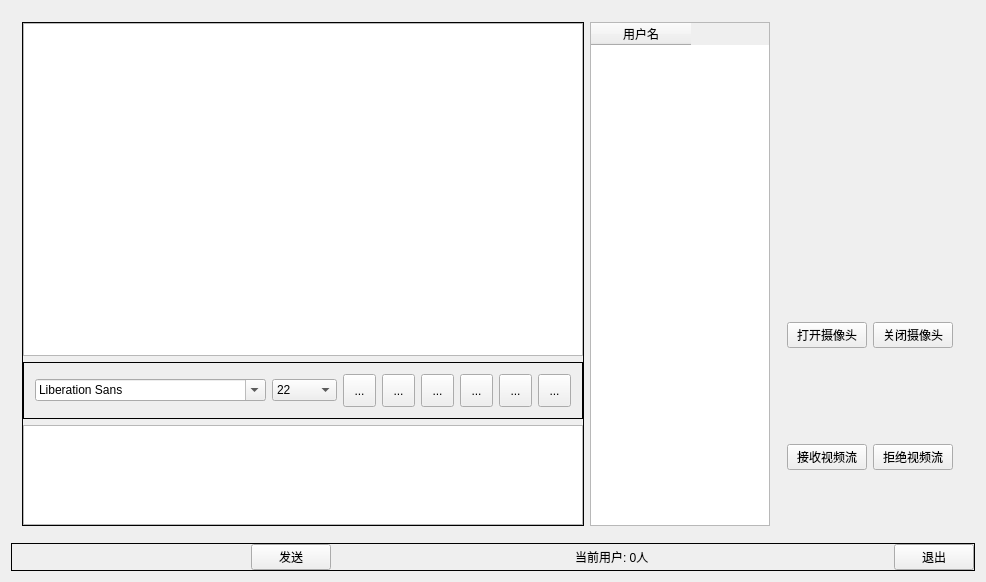
<?xml version="1.0" encoding="UTF-8"?>
<ui version="4.0">
 <class>Widget</class>
 <widget class="QWidget" name="Widget">
  <property name="geometry">
   <rect>
    <x>0</x>
    <y>0</y>
    <width>986</width>
    <height>582</height>
   </rect>
  </property>
  <property name="windowTitle">
   <string>Widget</string>
  </property>
  <layout class="QHBoxLayout" name="horizontalLayout_6">
   <item>
    <widget class="QWidget" name="widget_6" native="true">
     <layout class="QVBoxLayout" name="verticalLayout_3">
      <property name="leftMargin">
       <number>0</number>
      </property>
      <property name="topMargin">
       <number>0</number>
      </property>
      <property name="rightMargin">
       <number>0</number>
      </property>
      <property name="bottomMargin">
       <number>0</number>
      </property>
      <item>
       <widget class="QWidget" name="widget_4" native="true">
        <layout class="QHBoxLayout" name="horizontalLayout_4">
         <item>
          <widget class="QFrame" name="frame_3">
           <property name="frameShape">
            <enum>QFrame::Box</enum>
           </property>
           <layout class="QVBoxLayout" name="verticalLayout_2">
            <property name="leftMargin">
             <number>0</number>
            </property>
            <property name="topMargin">
             <number>0</number>
            </property>
            <property name="rightMargin">
             <number>0</number>
            </property>
            <property name="bottomMargin">
             <number>0</number>
            </property>
            <item>
             <widget class="QWidget" name="widget" native="true">
              <layout class="QVBoxLayout" name="verticalLayout">
               <property name="leftMargin">
                <number>0</number>
               </property>
               <property name="topMargin">
                <number>0</number>
               </property>
               <property name="rightMargin">
                <number>0</number>
               </property>
               <property name="bottomMargin">
                <number>0</number>
               </property>
               <item>
                <widget class="QTextBrowser" name="msgBrowser"/>
               </item>
              </layout>
             </widget>
            </item>
            <item>
             <widget class="QFrame" name="frame_2">
              <property name="frameShape">
               <enum>QFrame::Box</enum>
              </property>
              <layout class="QHBoxLayout" name="horizontalLayout">
               <item>
                <widget class="QFontComboBox" name="fontCbx"/>
               </item>
               <item>
                <widget class="QComboBox" name="sizeCbx">
                 <property name="currentIndex">
                  <number>14</number>
                 </property>
                 <item>
                  <property name="text">
                   <string>8</string>
                  </property>
                 </item>
                 <item>
                  <property name="text">
                   <string>9</string>
                  </property>
                 </item>
                 <item>
                  <property name="text">
                   <string>10</string>
                  </property>
                 </item>
                 <item>
                  <property name="text">
                   <string>11</string>
                  </property>
                 </item>
                 <item>
                  <property name="text">
                   <string>12</string>
                  </property>
                 </item>
                 <item>
                  <property name="text">
                   <string>13</string>
                  </property>
                 </item>
                 <item>
                  <property name="text">
                   <string>14</string>
                  </property>
                 </item>
                 <item>
                  <property name="text">
                   <string>15</string>
                  </property>
                 </item>
                 <item>
                  <property name="text">
                   <string>16</string>
                  </property>
                 </item>
                 <item>
                  <property name="text">
                   <string>17</string>
                  </property>
                 </item>
                 <item>
                  <property name="text">
                   <string>18</string>
                  </property>
                 </item>
                 <item>
                  <property name="text">
                   <string>19</string>
                  </property>
                 </item>
                 <item>
                  <property name="text">
                   <string>20</string>
                  </property>
                 </item>
                 <item>
                  <property name="text">
                   <string>21</string>
                  </property>
                 </item>
                 <item>
                  <property name="text">
                   <string>22</string>
                  </property>
                 </item>
                </widget>
               </item>
               <item>
                <widget class="QToolButton" name="boldTBtn">
                 <property name="minimumSize">
                  <size>
                   <width>33</width>
                   <height>33</height>
                  </size>
                 </property>
                 <property name="toolTip">
                  <string>加粗</string>
                 </property>
                 <property name="text">
                  <string>...</string>
                 </property>
                 <property name="icon">
                  <iconset resource="res.qrc">
                   <normaloff>:/images/bold.png</normaloff>:/images/bold.png</iconset>
                 </property>
                 <property name="iconSize">
                  <size>
                   <width>26</width>
                   <height>26</height>
                  </size>
                 </property>
                 <property name="checkable">
                  <bool>true</bool>
                 </property>
                </widget>
               </item>
               <item>
                <widget class="QToolButton" name="italicTBtn">
                 <property name="minimumSize">
                  <size>
                   <width>33</width>
                   <height>33</height>
                  </size>
                 </property>
                 <property name="toolTip">
                  <string>倾斜</string>
                 </property>
                 <property name="text">
                  <string>...</string>
                 </property>
                 <property name="icon">
                  <iconset resource="res.qrc">
                   <normaloff>:/images/italic.png</normaloff>:/images/italic.png</iconset>
                 </property>
                 <property name="iconSize">
                  <size>
                   <width>26</width>
                   <height>26</height>
                  </size>
                 </property>
                 <property name="checkable">
                  <bool>true</bool>
                 </property>
                </widget>
               </item>
               <item>
                <widget class="QToolButton" name="underlineTBtn">
                 <property name="minimumSize">
                  <size>
                   <width>33</width>
                   <height>33</height>
                  </size>
                 </property>
                 <property name="toolTip">
                  <string>下划线</string>
                 </property>
                 <property name="text">
                  <string>...</string>
                 </property>
                 <property name="icon">
                  <iconset resource="res.qrc">
                   <normaloff>:/images/under.png</normaloff>:/images/under.png</iconset>
                 </property>
                 <property name="iconSize">
                  <size>
                   <width>26</width>
                   <height>26</height>
                  </size>
                 </property>
                 <property name="checkable">
                  <bool>true</bool>
                 </property>
                </widget>
               </item>
               <item>
                <widget class="QToolButton" name="colorTBtn">
                 <property name="minimumSize">
                  <size>
                   <width>33</width>
                   <height>33</height>
                  </size>
                 </property>
                 <property name="toolTip">
                  <string>颜色</string>
                 </property>
                 <property name="text">
                  <string>...</string>
                 </property>
                 <property name="icon">
                  <iconset resource="res.qrc">
                   <normaloff>:/images/color.png</normaloff>:/images/color.png</iconset>
                 </property>
                 <property name="iconSize">
                  <size>
                   <width>26</width>
                   <height>26</height>
                  </size>
                 </property>
                </widget>
               </item>
               <item>
                <widget class="QToolButton" name="saveTBtn">
                 <property name="minimumSize">
                  <size>
                   <width>33</width>
                   <height>33</height>
                  </size>
                 </property>
                 <property name="toolTip">
                  <string>保存</string>
                 </property>
                 <property name="text">
                  <string>...</string>
                 </property>
                 <property name="icon">
                  <iconset resource="res.qrc">
                   <normaloff>:/images/save.png</normaloff>:/images/save.png</iconset>
                 </property>
                 <property name="iconSize">
                  <size>
                   <width>26</width>
                   <height>26</height>
                  </size>
                 </property>
                </widget>
               </item>
               <item>
                <widget class="QToolButton" name="clearTBtn">
                 <property name="minimumSize">
                  <size>
                   <width>33</width>
                   <height>33</height>
                  </size>
                 </property>
                 <property name="toolTip">
                  <string>清除</string>
                 </property>
                 <property name="text">
                  <string>...</string>
                 </property>
                 <property name="icon">
                  <iconset resource="res.qrc">
                   <normaloff>:/images/clear.png</normaloff>:/images/clear.png</iconset>
                 </property>
                 <property name="iconSize">
                  <size>
                   <width>26</width>
                   <height>26</height>
                  </size>
                 </property>
                </widget>
               </item>
              </layout>
             </widget>
            </item>
            <item>
             <widget class="QWidget" name="widget_2" native="true">
              <property name="maximumSize">
               <size>
                <width>16777215</width>
                <height>100</height>
               </size>
              </property>
              <layout class="QHBoxLayout" name="horizontalLayout_2">
               <property name="leftMargin">
                <number>0</number>
               </property>
               <property name="topMargin">
                <number>0</number>
               </property>
               <property name="rightMargin">
                <number>0</number>
               </property>
               <property name="bottomMargin">
                <number>0</number>
               </property>
               <item>
                <widget class="QTextEdit" name="msgTxtEdit">
                 <property name="font">
                  <font>
                   <pointsize>22</pointsize>
                  </font>
                 </property>
                </widget>
               </item>
              </layout>
             </widget>
            </item>
           </layout>
          </widget>
         </item>
         <item>
          <widget class="QWidget" name="widget_3" native="true">
           <property name="maximumSize">
            <size>
             <width>180</width>
             <height>16777215</height>
            </size>
           </property>
           <layout class="QHBoxLayout" name="horizontalLayout_3">
            <property name="leftMargin">
             <number>0</number>
            </property>
            <property name="topMargin">
             <number>0</number>
            </property>
            <property name="rightMargin">
             <number>0</number>
            </property>
            <property name="bottomMargin">
             <number>0</number>
            </property>
            <item>
             <widget class="QTableWidget" name="usrTb1Widget">
              <property name="selectionMode">
               <enum>QAbstractItemView::SingleSelection</enum>
              </property>
              <property name="selectionBehavior">
               <enum>QAbstractItemView::SelectRows</enum>
              </property>
              <column>
               <property name="text">
                <string>用户名</string>
               </property>
              </column>
             </widget>
            </item>
           </layout>
          </widget>
         </item>
         <item>
          <widget class="QWidget" name="widget_5" native="true">
           <layout class="QVBoxLayout" name="verticalLayout_4">
            <item>
             <widget class="QWidget" name="widget_10" native="true">
              <layout class="QGridLayout" name="gridLayout">
               <item row="0" column="0">
                <widget class="QLabel" name="CAPSHOW0">
                 <property name="text">
                  <string/>
                 </property>
                </widget>
               </item>
               <item row="0" column="1" colspan="2">
                <widget class="QLabel" name="CAPSHOW1">
                 <property name="text">
                  <string/>
                 </property>
                </widget>
               </item>
               <item row="0" column="3">
                <widget class="QLabel" name="CAPSHOW2">
                 <property name="text">
                  <string/>
                 </property>
                </widget>
               </item>
               <item row="1" column="0">
                <widget class="QLabel" name="CAPSHOW3">
                 <property name="text">
                  <string/>
                 </property>
                </widget>
               </item>
               <item row="1" column="1">
                <widget class="QLabel" name="CAPSHOW4">
                 <property name="text">
                  <string/>
                 </property>
                </widget>
               </item>
               <item row="1" column="2" colspan="2">
                <widget class="QLabel" name="CAPSHOW5">
                 <property name="text">
                  <string/>
                 </property>
                </widget>
               </item>
               <item row="2" column="0">
                <widget class="QLabel" name="CAPSHOW7">
                 <property name="text">
                  <string/>
                 </property>
                </widget>
               </item>
               <item row="2" column="1">
                <widget class="QLabel" name="CAPSHOW6">
                 <property name="text">
                  <string/>
                 </property>
                </widget>
               </item>
               <item row="2" column="2" colspan="2">
                <widget class="QLabel" name="CAPSHOW8">
                 <property name="text">
                  <string/>
                 </property>
                </widget>
               </item>
              </layout>
             </widget>
            </item>
            <item>
             <widget class="QWidget" name="widget_7" native="true">
              <layout class="QVBoxLayout" name="verticalLayout_5">
               <property name="leftMargin">
                <number>0</number>
               </property>
               <property name="topMargin">
                <number>0</number>
               </property>
               <property name="rightMargin">
                <number>0</number>
               </property>
               <property name="bottomMargin">
                <number>0</number>
               </property>
               <item>
                <widget class="QWidget" name="widget_8" native="true">
                 <property name="sizePolicy">
                  <sizepolicy hsizetype="Minimum" vsizetype="Preferred">
                   <horstretch>0</horstretch>
                   <verstretch>0</verstretch>
                  </sizepolicy>
                 </property>
                 <layout class="QHBoxLayout" name="horizontalLayout_7">
                  <property name="leftMargin">
                   <number>0</number>
                  </property>
                  <property name="topMargin">
                   <number>0</number>
                  </property>
                  <property name="rightMargin">
                   <number>0</number>
                  </property>
                  <property name="bottomMargin">
                   <number>0</number>
                  </property>
                  <item>
                   <widget class="QPushButton" name="send_video">
                    <property name="text">
                     <string>打开摄像头</string>
                    </property>
                   </widget>
                  </item>
                  <item>
                   <widget class="QPushButton" name="pushButton">
                    <property name="text">
                     <string>关闭摄像头</string>
                    </property>
                   </widget>
                  </item>
                 </layout>
                </widget>
               </item>
               <item>
                <widget class="QWidget" name="widget_9" native="true">
                 <layout class="QHBoxLayout" name="horizontalLayout_8">
                  <property name="leftMargin">
                   <number>0</number>
                  </property>
                  <property name="topMargin">
                   <number>0</number>
                  </property>
                  <property name="rightMargin">
                   <number>0</number>
                  </property>
                  <property name="bottomMargin">
                   <number>0</number>
                  </property>
                  <item>
                   <widget class="QPushButton" name="openCAP">
                    <property name="text">
                     <string>接收视频流</string>
                    </property>
                   </widget>
                  </item>
                  <item>
                   <widget class="QPushButton" name="pushButton_2">
                    <property name="text">
                     <string>拒绝视频流</string>
                    </property>
                   </widget>
                  </item>
                 </layout>
                </widget>
               </item>
              </layout>
             </widget>
            </item>
           </layout>
          </widget>
         </item>
        </layout>
       </widget>
      </item>
      <item>
       <widget class="QFrame" name="frame_5">
        <property name="frameShape">
         <enum>QFrame::Box</enum>
        </property>
        <layout class="QHBoxLayout" name="horizontalLayout_5">
         <property name="leftMargin">
          <number>0</number>
         </property>
         <property name="topMargin">
          <number>0</number>
         </property>
         <property name="rightMargin">
          <number>0</number>
         </property>
         <property name="bottomMargin">
          <number>0</number>
         </property>
         <item>
          <spacer name="horizontalSpacer">
           <property name="orientation">
            <enum>Qt::Horizontal</enum>
           </property>
           <property name="sizeHint" stdset="0">
            <size>
             <width>40</width>
             <height>20</height>
            </size>
           </property>
          </spacer>
         </item>
         <item>
          <widget class="QPushButton" name="sendBtn">
           <property name="text">
            <string>发送</string>
           </property>
           <property name="shortcut">
            <string>Shift+Return</string>
           </property>
          </widget>
         </item>
         <item>
          <spacer name="horizontalSpacer_2">
           <property name="orientation">
            <enum>Qt::Horizontal</enum>
           </property>
           <property name="sizeHint" stdset="0">
            <size>
             <width>40</width>
             <height>20</height>
            </size>
           </property>
          </spacer>
         </item>
         <item>
          <widget class="QLabel" name="usrNumLb1">
           <property name="text">
            <string>当前用户: 0人</string>
           </property>
          </widget>
         </item>
         <item>
          <spacer name="horizontalSpacer_3">
           <property name="orientation">
            <enum>Qt::Horizontal</enum>
           </property>
           <property name="sizeHint" stdset="0">
            <size>
             <width>40</width>
             <height>20</height>
            </size>
           </property>
          </spacer>
         </item>
         <item>
          <widget class="QPushButton" name="exitBtn">
           <property name="text">
            <string>退出</string>
           </property>
           <property name="shortcut">
            <string>Esc</string>
           </property>
          </widget>
         </item>
        </layout>
       </widget>
      </item>
     </layout>
    </widget>
   </item>
  </layout>
 </widget>
 <layoutdefault spacing="6" margin="11"/>
 <resources>
  <include location="res.qrc"/>
 </resources>
 <connections/>
</ui>
